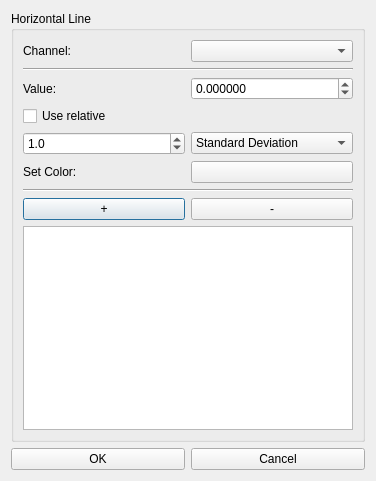
<?xml version="1.0" encoding="UTF-8"?>
<ui version="4.0">
 <class>horizontal_line_dialog</class>
 <widget class="QDialog" name="horizontal_line_dialog">
  <property name="geometry">
   <rect>
    <x>0</x>
    <y>0</y>
    <width>376</width>
    <height>481</height>
   </rect>
  </property>
  <property name="windowTitle">
   <string>Dialog</string>
  </property>
  <property name="windowIcon">
   <iconset resource="../resources/misleep.qrc">
    <normaloff>:/logo/logo.png</normaloff>:/logo/logo.png</iconset>
  </property>
  <layout class="QGridLayout" name="gridLayout">
   <item row="0" column="0" colspan="2">
    <widget class="QGroupBox" name="groupBox">
     <property name="title">
      <string>Horizontal Line</string>
     </property>
     <layout class="QGridLayout" name="gridLayout_2">
      <item row="1" column="0" colspan="2">
       <widget class="Line" name="line">
        <property name="orientation">
         <enum>Qt::Horizontal</enum>
        </property>
       </widget>
      </item>
      <item row="0" column="1">
       <widget class="QComboBox" name="ChannelComboBox"/>
      </item>
      <item row="9" column="0">
       <widget class="QPushButton" name="AddLineBt">
        <property name="text">
         <string>+</string>
        </property>
       </widget>
      </item>
      <item row="3" column="1">
       <widget class="QDoubleSpinBox" name="SelfDefineValueEditor">
        <property name="decimals">
         <number>6</number>
        </property>
        <property name="minimum">
         <double>-1000000.000000000000000</double>
        </property>
        <property name="maximum">
         <double>1000000.000000000000000</double>
        </property>
       </widget>
      </item>
      <item row="6" column="0">
       <widget class="QDoubleSpinBox" name="RelativeNumEditor">
        <property name="decimals">
         <number>1</number>
        </property>
        <property name="value">
         <double>1.000000000000000</double>
        </property>
       </widget>
      </item>
      <item row="3" column="0">
       <widget class="QLabel" name="label_2">
        <property name="text">
         <string>Value:</string>
        </property>
       </widget>
      </item>
      <item row="0" column="0">
       <widget class="QLabel" name="label">
        <property name="text">
         <string>Channel: </string>
        </property>
       </widget>
      </item>
      <item row="10" column="0" colspan="2">
       <widget class="QListView" name="LineListView">
        <property name="editTriggers">
         <set>QAbstractItemView::NoEditTriggers</set>
        </property>
        <property name="showDropIndicator" stdset="0">
         <bool>false</bool>
        </property>
        <property name="selectionMode">
         <enum>QAbstractItemView::MultiSelection</enum>
        </property>
       </widget>
      </item>
      <item row="4" column="0">
       <widget class="QCheckBox" name="UseRelativeCheckBox">
        <property name="text">
         <string>Use relative</string>
        </property>
       </widget>
      </item>
      <item row="8" column="0" colspan="2">
       <widget class="Line" name="line_2">
        <property name="orientation">
         <enum>Qt::Horizontal</enum>
        </property>
       </widget>
      </item>
      <item row="6" column="1">
       <widget class="QComboBox" name="RelativeCalComboBox">
        <item>
         <property name="text">
          <string>Standard Deviation</string>
         </property>
        </item>
        <item>
         <property name="text">
          <string>Mean</string>
         </property>
        </item>
       </widget>
      </item>
      <item row="9" column="1">
       <widget class="QPushButton" name="DeleteLineBt">
        <property name="text">
         <string>-</string>
        </property>
       </widget>
      </item>
      <item row="7" column="1">
       <widget class="QPushButton" name="SetColorBt">
        <property name="text">
         <string/>
        </property>
       </widget>
      </item>
      <item row="7" column="0">
       <widget class="QLabel" name="label_3">
        <property name="text">
         <string>Set Color:</string>
        </property>
       </widget>
      </item>
     </layout>
    </widget>
   </item>
   <item row="2" column="1">
    <widget class="QPushButton" name="CancelBt">
     <property name="text">
      <string>Cancel</string>
     </property>
    </widget>
   </item>
   <item row="2" column="0">
    <widget class="QPushButton" name="OKBt">
     <property name="text">
      <string>OK</string>
     </property>
    </widget>
   </item>
  </layout>
 </widget>
 <resources>
  <include location="../resources/misleep.qrc"/>
 </resources>
 <connections/>
</ui>
